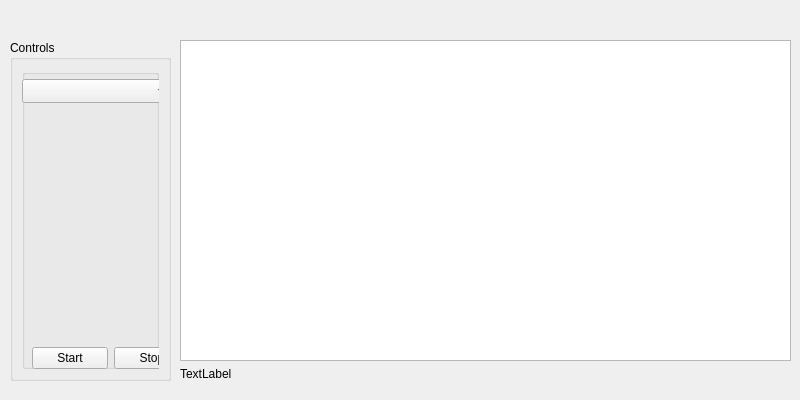
<?xml version="1.0" encoding="UTF-8"?>
<ui version="4.0">
 <class>MainWindow</class>
 <widget class="QWidget" name="MainWindow">
  <property name="geometry">
   <rect>
    <x>0</x>
    <y>0</y>
    <width>800</width>
    <height>400</height>
   </rect>
  </property>
  <property name="minimumSize">
   <size>
    <width>800</width>
    <height>400</height>
   </size>
  </property>
  <property name="maximumSize">
   <size>
    <width>800</width>
    <height>400</height>
   </size>
  </property>
  <property name="windowTitle">
   <string>MainWindow</string>
  </property>
  <widget class="QGroupBox" name="verticalGroupBox">
   <property name="geometry">
    <rect>
     <x>10</x>
     <y>40</y>
     <width>161</width>
     <height>341</height>
    </rect>
   </property>
   <property name="title">
    <string>Controls</string>
   </property>
   <property name="alignment">
    <set>Qt::AlignLeading|Qt::AlignLeft|Qt::AlignTop</set>
   </property>
   <layout class="QVBoxLayout" name="verticalLayout">
    <item>
     <widget class="QGroupBox" name="groupBox">
      <property name="title">
       <string/>
      </property>
      <property name="alignment">
       <set>Qt::AlignLeading|Qt::AlignLeft|Qt::AlignTop</set>
      </property>
      <property name="flat">
       <bool>true</bool>
      </property>
      <widget class="QComboBox" name="devicesBox">
       <property name="geometry">
        <rect>
         <x>0</x>
         <y>10</y>
         <width>151</width>
         <height>24</height>
        </rect>
       </property>
      </widget>
      <widget class="QWidget" name="horizontalLayoutWidget">
       <property name="geometry">
        <rect>
         <x>10</x>
         <y>269</y>
         <width>158</width>
         <height>41</height>
        </rect>
       </property>
       <layout class="QHBoxLayout" name="horizontalLayout_2">
        <item>
         <widget class="QPushButton" name="startButton">
          <property name="text">
           <string>Start</string>
          </property>
         </widget>
        </item>
        <item>
         <widget class="QPushButton" name="endButton">
          <property name="text">
           <string>Stop</string>
          </property>
         </widget>
        </item>
       </layout>
      </widget>
     </widget>
    </item>
   </layout>
  </widget>
  <widget class="QWidget" name="verticalLayoutWidget_2">
   <property name="geometry">
    <rect>
     <x>180</x>
     <y>40</y>
     <width>611</width>
     <height>341</height>
    </rect>
   </property>
   <layout class="QVBoxLayout" name="verticalLayout_2">
    <item>
     <widget class="QGraphicsView" name="graphicsView"/>
    </item>
    <item>
     <widget class="QLabel" name="packetsLabel">
      <property name="text">
       <string>TextLabel</string>
      </property>
     </widget>
    </item>
   </layout>
  </widget>
 </widget>
 <tabstops>
  <tabstop>devicesBox</tabstop>
  <tabstop>endButton</tabstop>
  <tabstop>startButton</tabstop>
  <tabstop>graphicsView</tabstop>
 </tabstops>
 <resources/>
 <connections/>
</ui>
